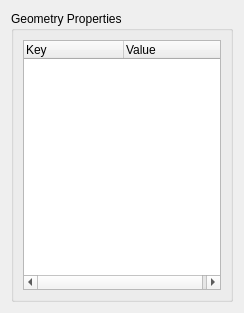
<?xml version="1.0" encoding="UTF-8"?>
<ui version="4.0">
 <class>SketchProperty</class>
 <widget class="QWidget" name="SketchProperty">
  <property name="geometry">
   <rect>
    <x>0</x>
    <y>0</y>
    <width>244</width>
    <height>313</height>
   </rect>
  </property>
  <property name="windowTitle">
   <string>Form</string>
  </property>
  <layout class="QVBoxLayout" name="verticalLayout_3">
   <item>
    <widget class="QGroupBox" name="GroupBoxGP">
     <property name="title">
      <string>Geometry Properties</string>
     </property>
     <layout class="QGridLayout" name="GroupBoxGPLayout">
      <item row="0" column="0">
       <widget class="QTreeWidget" name="treeWidget">
        <column>
         <property name="text">
          <string>Key</string>
         </property>
        </column>
        <column>
         <property name="text">
          <string>Value</string>
         </property>
        </column>
       </widget>
      </item>
     </layout>
    </widget>
   </item>
  </layout>
 </widget>
 <resources/>
 <connections/>
</ui>
